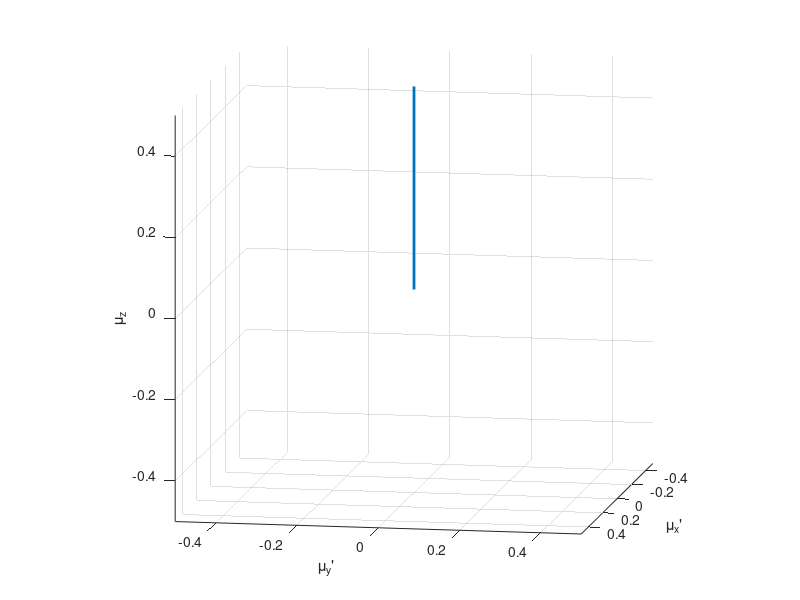

Here is the MATLAB script that generated this plot: (Note: this script raises an error after producing the figure.)
clear all
close all
%Q4 part 2
%Inversion recovery in rotation frame
%Initial pi pulse along x' axis

mu=0.5;
theta=0;
phi=pi./2;
vecMu = mu*[cos(phi)*sin(theta) sin(phi)*sin(theta) cos(theta)]';
noOfSteps = 200;

B1=mu.*0.1.*[1 0 0];

figure;
h1=subplot(1,1,1)
hold on;
axis equal;
view(100, 10);
xlabel('\mu_x''');
ylabel('\mu_y''');
zlabel('\mu_z');
xlim([-0.5 0.5]);
ylim([-0.5 0.5]);
zlim([-0.5 0.5]);
grid on;

B0=[0 0 mu];
plot3([0 B0(1)], [0 B0(2)],...
     [0 B0(3)], 'Linestyle', '-', 'LineWidth', 2);
hold on
 
 vecMu_up=[0 0 0];
 
 for i=0:noOfSteps-1
    
    theta=pi./(noOfSteps);
    [vecMu(1),vecMu(2),vecMu(3)]=x_rotation(vecMu(1),vecMu(2),vecMu(3),theta);
    
    h2 = plotSpin3_line_only(i, h1, vecMu,B1,vecMu_up);
    
    hold on
    
    pause(0.002);
    
    ClearLinesFromAxes(h2);
 end
%%
%Relaxation up z for time T1

theta=pi;
vecMu0=vecMu;

T1=10;
T2=5;
t=linspace(0,T1,noOfSteps);

B1=[0 0 0];

for i=0:noOfSteps-1
    
    vecMu(3)=(vecMu0(3).*(exp(-t(i+1)./T1)))+mu.*(1-exp(-t(i+1)./T1)); 
    
    h2 = plotSpin3_line_only(i, h1, vecMu,B1,vecMu_up);
    
    pause(0.02);
    
    ClearLinesFromAxes(h2);

end
plotSpin3_line_only(i, h1, vecMu,B1,vecMu_up);

%%
% pi./2 pulse also along x' axis
noOfSteps=50;
B1=mu.*0.1.*[1 0 0];
theta=pi./(noOfSteps.*2);

for i=0:noOfSteps-1
     
    [vecMu(1),vecMu(2),vecMu(3)]=x_rotation(vecMu(1),vecMu(2),vecMu(3),theta);
    
    h2 = plotSpin3_line_only(i, h1, vecMu,B1,vecMu_up);
    
    hold on
    
    pause(0.005);
    
    ClearLinesFromAxes(h2);
 end
B1=[0 0 0];

%%
%Relaxation up along z
noOfSteps=200;
vecMu0=vecMu;
w=0;
t=linspace(0,3.*T1,noOfSteps);

for i=0:noOfSteps-1
    
    vecMu(1)=exp(-t(i+1)./T2).*((vecMu0(1).*cos(w.*t(i+1)))+(vecMu0(2).*sin(w.*t(i+1))));
    vecMu(2)=exp(-t(i+1)./T2).*((vecMu0(2).*cos(w.*t(i+1)))-(vecMu0(1).*sin(w.*t(i+1))));
    vecMu(3)=(vecMu0(3).*(exp(-t(i+1)./T1)))+mu.*(1-exp(-t(i+1)./T1));  
    
    h2 = plotSpin3_line_only(i, h1, vecMu,B1,vecMu_up);
    
    hold on
    
    pause(0.05);
    
    ClearLinesFromAxes(h2);

end
plotSpin3_line_only(i, h1, vecMu,B1,vecMu_up);







